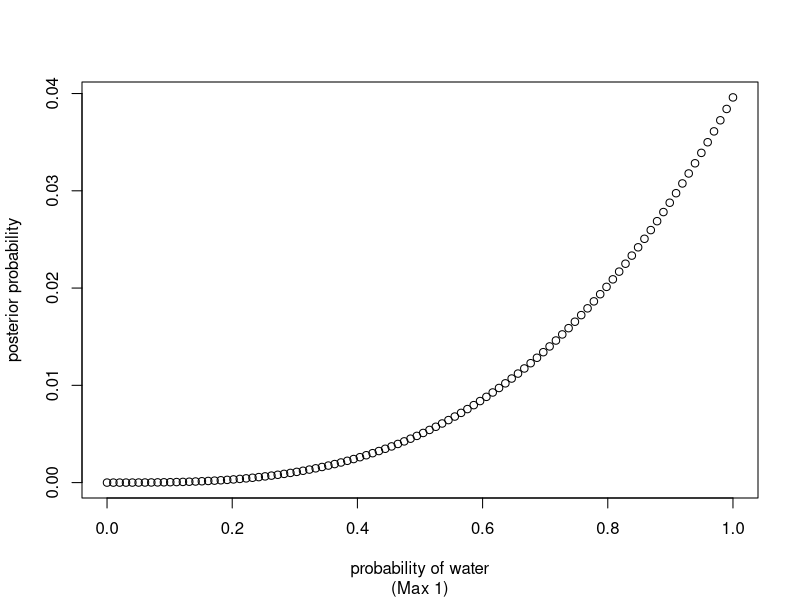
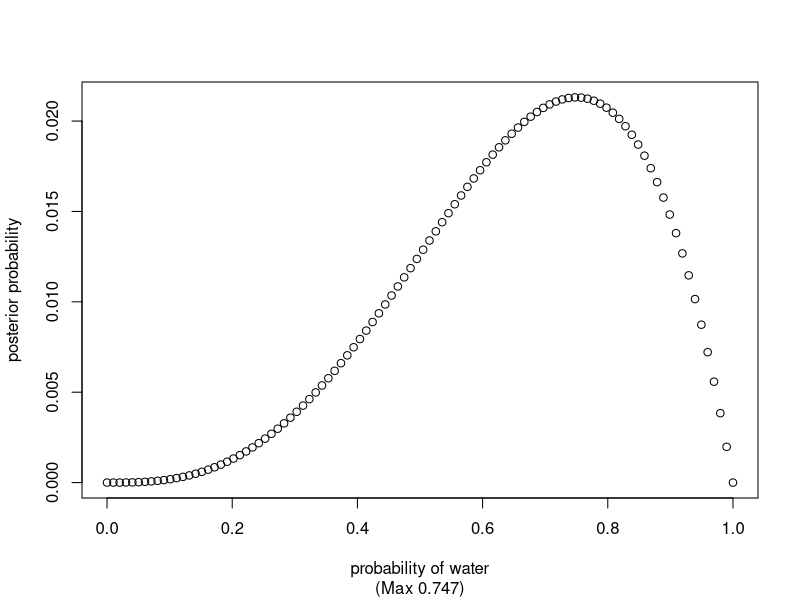
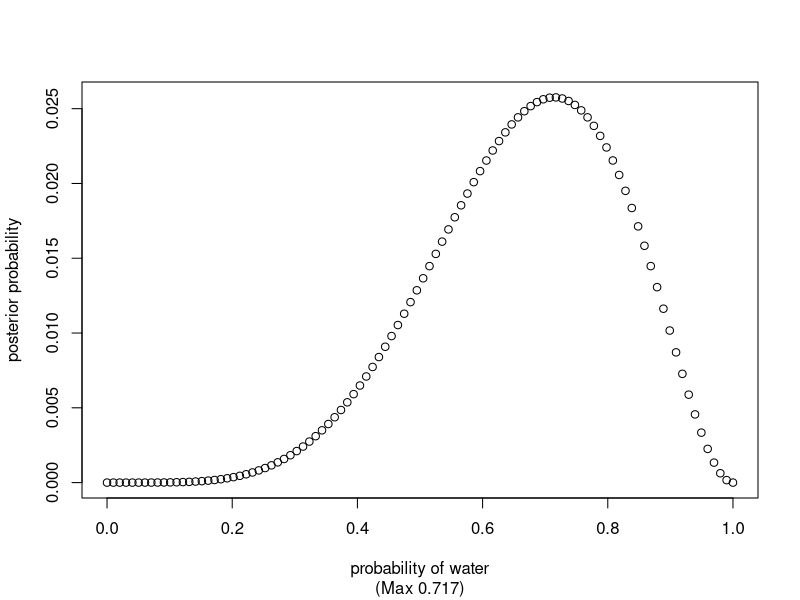
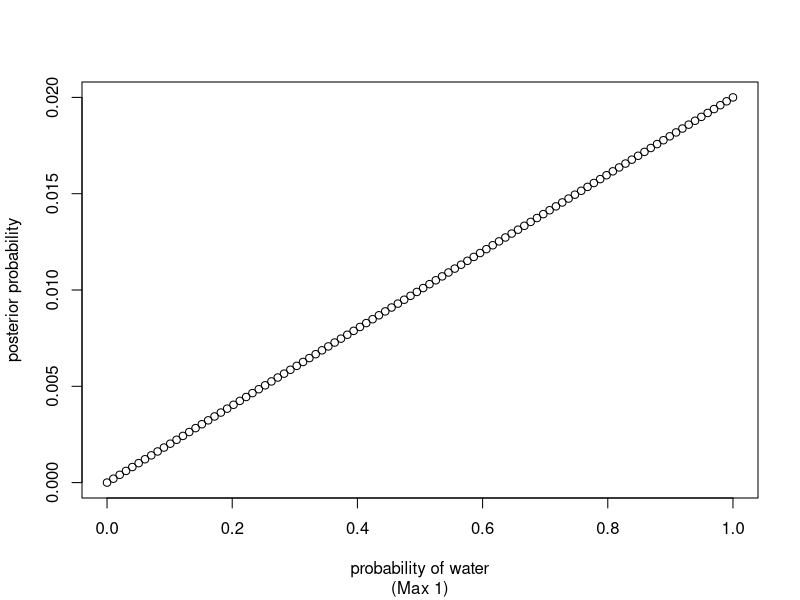
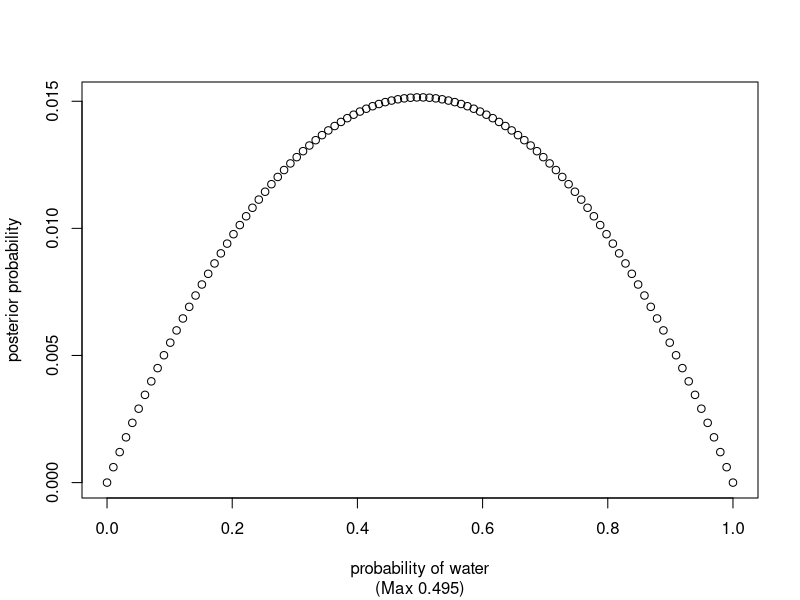
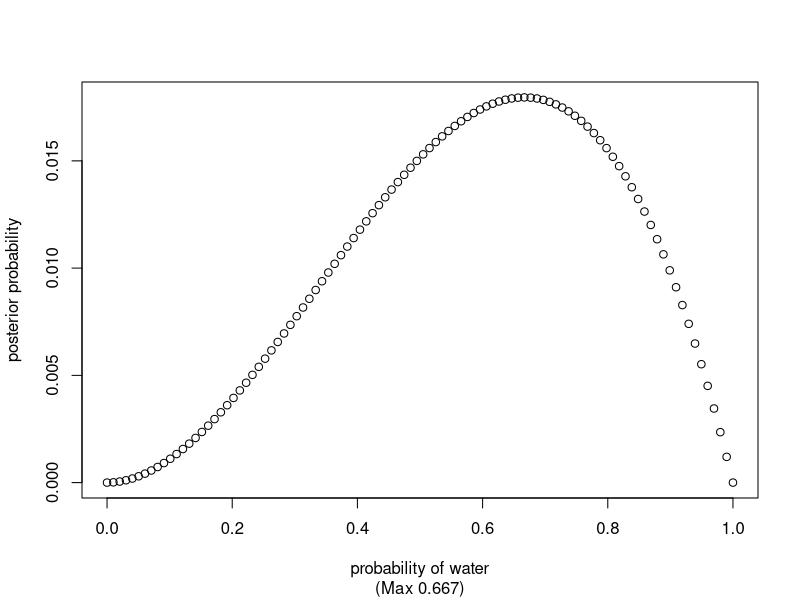
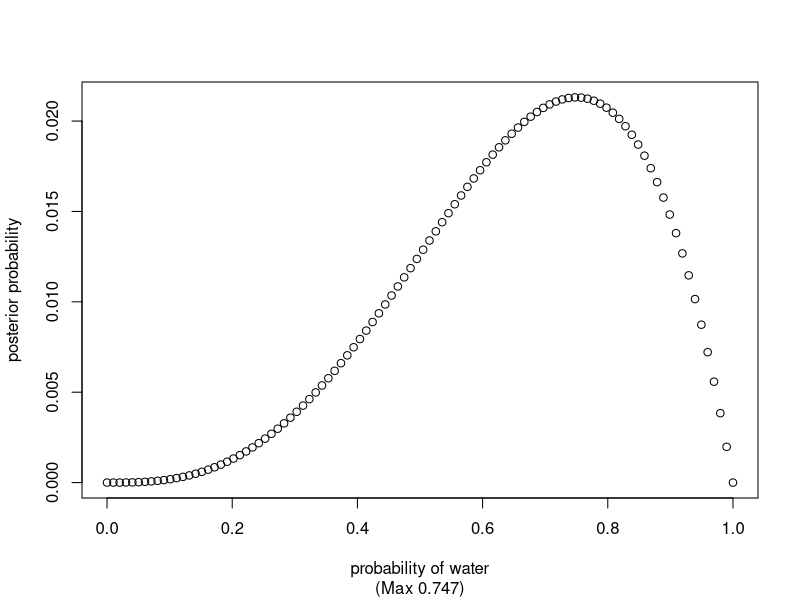
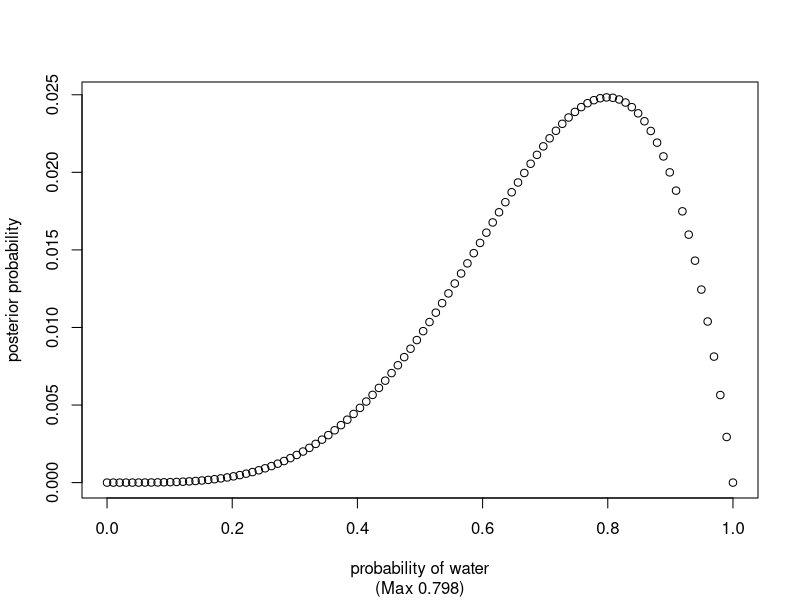

Write R code to recreate these figures, in order.
## ---- chunk 1

water_posterior <- function(observed_waters, tosses, prior = NULL, points = 100) {
  # define the grid (how many points, parameter values)
  p <- seq(0, 1, length.out = points)
  
  if (is.null(prior)) {
    # compute prior at each point in the grid (uniform, in this case)
    prior <- rep.int(1/length(p), length(p)) # We could normalize this later, actually
  }
  
  # compute the likelihood at each parameter value (the plausibility that the given value of p would have produced those observations)
  likelihood <- dbinom(observed_waters, size = tosses, prob = p)
  
  # compute the unstandardized posterior at each parameter vaule, by multiplying the prior by the likelihood
  unstandardized_posterior <- prior * likelihood 
  
  # standardize the posterior (normalize)
  posterior <- unstandardized_posterior / sum(unstandardized_posterior)
  
  plot_posterior(p, posterior)
  
  posterior
}

plot_posterior <- function(param_grid, posterior) {
  
  max_p <- param_grid[which.max(posterior)]
  
  plot(param_grid, 
       posterior,
       xlab = "probability of water", 
       ylab = "posterior probability",
       sub = paste0("(Max ", round(max_p, 3), ")")
       )
}

## ---- chunk 2
post <- water_posterior(observed_waters = 3, tosses = 3)
## ---- chunk 3
post <- water_posterior(observed_waters = 3, tosses = 4)
## ---- chunk 4
post <- water_posterior(observed_waters = 5, tosses = 7)
## ---- chunk 5
# W with uniform prior
post <- water_posterior(1, 1) 
# Now pass in the posterior as the prior to the next step
post <- water_posterior(0, 1, post) 
post <- water_posterior(1, 1, post)
post <- water_posterior(1, 1, post)
post <- water_posterior(1, 1, post)
post <- water_posterior(0, 1, post)
post <- water_posterior(1, 1, post)
post <- water_posterior(0, 1, post)
post <- water_posterior(1, 1, post)
## ---- chunk 6
post <- water_posterior(6, 9)
## ---- chunk 7
piecewise_water_posterior <- function(observed_waters, tosses, points = 100) {
  p <- seq(0, 1, length.out = points)
  
  # compute prior at each point in the grid (uniform, in this case)
  prior <- ifelse(p < 0.5, 0, 1)
  
  likelihood <- dbinom(observed_waters, size = tosses, prob = p)
  unstandardized_posterior <- prior * likelihood 
  posterior <- unstandardized_posterior / sum(unstandardized_posterior)

  plot_posterior(p, posterior)
  
  posterior
}
## ---- chunk 8
post <- piecewise_water_posterior(observed_waters = 3, tosses = 3)
## ---- chunk 9
post <- piecewise_water_posterior(observed_waters = 3, tosses = 4)
## ---- chunk 10
post <- piecewise_water_posterior(observed_waters = 5, tosses = 7)
